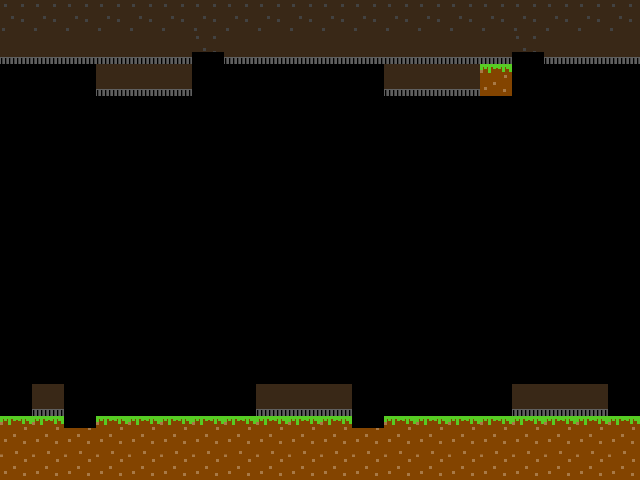

Rendered tile map (Tiled .tmx) drawn with the repository's tilesets; below, a short description and the map source with its tile grids summarised:
An orthogonal 20x15 tile map with 32x32 px tiles, 2 tile layers (floors, pickups), 1 hidden layer not drawn.

<map version="1.0" orientation="orthogonal" renderorder="right-down" width="20" height="15" tilewidth="32" tileheight="32" nextobjectid="1">
 <tileset firstgid="1" name="tiles2" tilewidth="32" tileheight="32" tilecount="8">
  <image source="tiles2.png" width="128" height="64" />
 </tileset>
 <layer name="floors" width="20" height="15">
  <data>[300 cells, 80 non-empty, 6 distinct tile ids]</data>
 </layer>
 <layer name="traps" width="20" height="15" visible="0">
  <data>[300 cells, 4 non-empty, 2 distinct tile ids]</data>
 </layer>
 <layer name="pickups" width="20" height="15">
  <data>[300 cells, 14 non-empty, 2 distinct tile ids]</data>
 </layer>
</map>